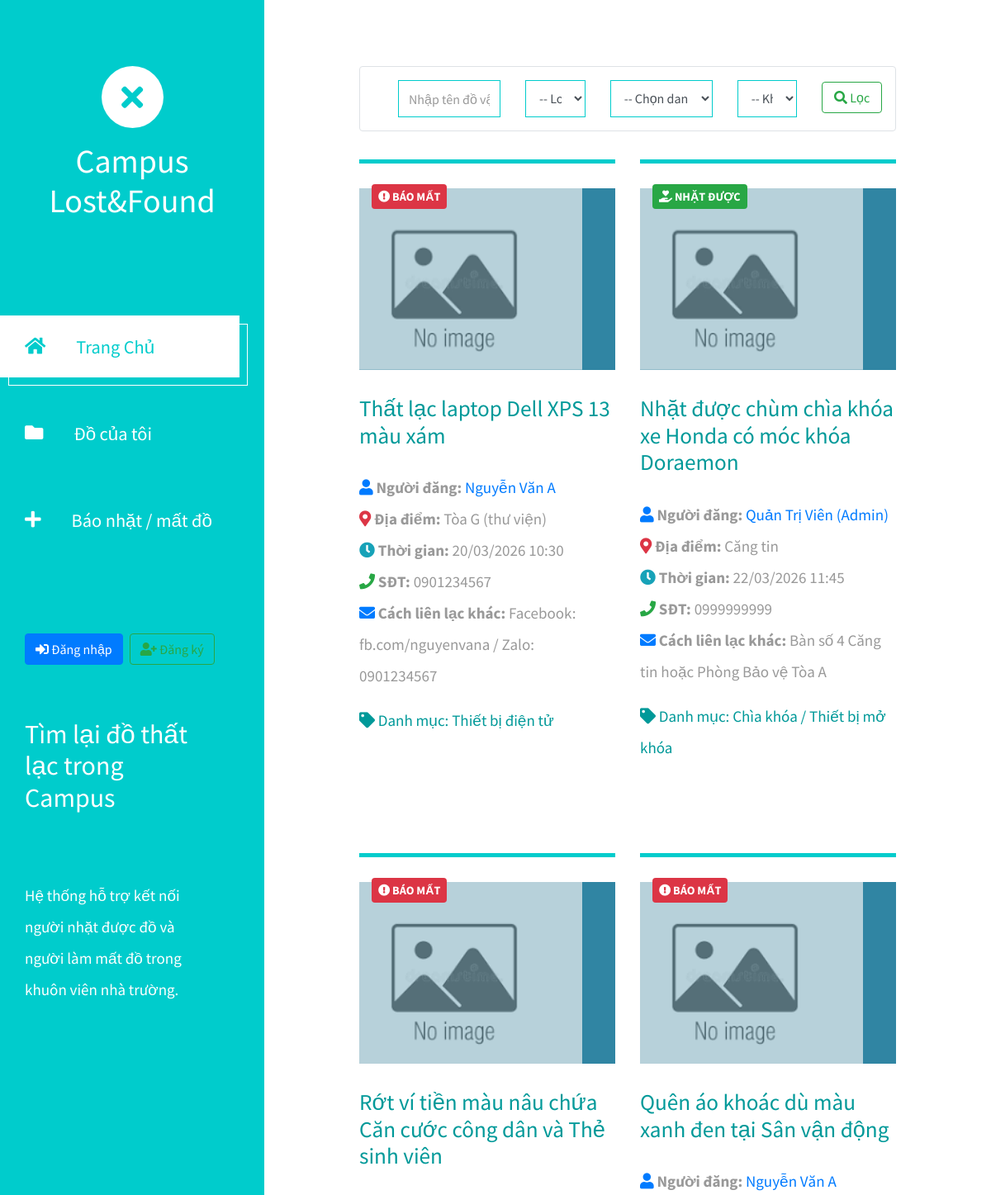
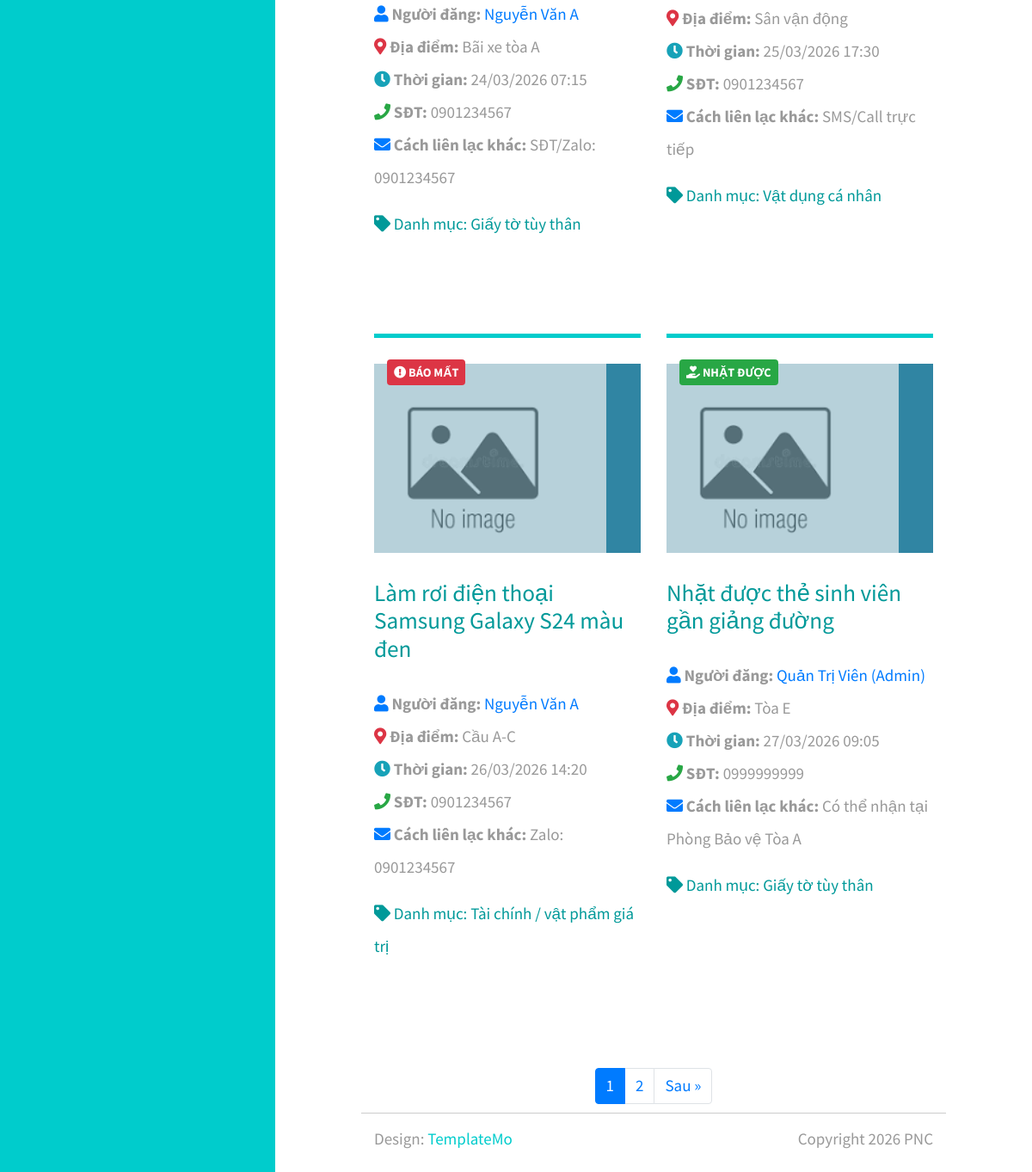
The page / on the database its author committed (2 pictures, top to bottom).
### tables this page shows
CREATE TABLE Items (
    item_id INT AUTO_INCREMENT PRIMARY KEY,
    user_id INT DEFAULT NULL,                        
    category_id INT DEFAULT NULL,                    
    location_id INT DEFAULT NULL,                    
    
    title VARCHAR(255) NOT NULL,
    description TEXT NOT NULL,
    type ENUM('LOST', 'FOUND') NOT NULL,             
    image_url VARCHAR(255) DEFAULT NULL,
    date_event DATETIME NOT NULL,                    
    
    contact_phone VARCHAR(20) NOT NULL,              
    alt_contact TEXT DEFAULT NULL,                   
    
    status ENUM('OPEN', 'RESOLVED', 'CLOSED') DEFAULT 'OPEN', 
     
     
     
    
    created_at TIMESTAMP DEFAULT CURRENT_TIMESTAMP,
    updated_at TIMESTAMP DEFAULT CURRENT_TIMESTAMP ON UPDATE CURRENT_TIMESTAMP,
    
     
    CONSTRAINT fk_items_users FOREIGN KEY (user_id) REFERENCES Users(user_id) ON DELETE SET NULL,
    CONSTRAINT fk_items_categories FOREIGN KEY (category_id) REFERENCES Categories(category_id) ON DELETE SET NULL,
    CONSTRAINT fk_items_locations FOREIGN KEY (location_id) REFERENCES Locations(location_id) ON DELETE SET NULL
);

CREATE TABLE Users (
    user_id INT AUTO_INCREMENT PRIMARY KEY,
    fullname VARCHAR(100) NOT NULL,
    email VARCHAR(100) NOT NULL UNIQUE,
    phone VARCHAR(20) NOT NULL,
    password VARCHAR(50) NOT NULL,
    role ENUM('STUDENT', 'ADMIN') DEFAULT 'STUDENT',
    created_at TIMESTAMP DEFAULT CURRENT_TIMESTAMP
);

CREATE TABLE Locations (
    location_id INT AUTO_INCREMENT PRIMARY KEY,
    location_name VARCHAR(100) NOT NULL
);

CREATE TABLE Categories (
    category_id INT AUTO_INCREMENT PRIMARY KEY,
    category_name VARCHAR(100) NOT NULL
);

### index.php (the view, shortened to what this page needs)
<?php
require_once 'db.php';
$limit = 6;
$page = isset($_GET['page']) && is_numeric($_GET['page']) ? intval($_GET['page']) : 1;
$offset = ($page - 1) * $limit;
$keyword = isset($_GET['keyword']) ? trim($_GET['keyword']) : '';
$conditions = ["Items.status = 'OPEN'"];
$params = [];
$types_str = "";
$whereClause = "WHERE " . implode(" AND ", $conditions);
$total_sql = "SELECT COUNT(*) AS total FROM Items $whereClause";
$stmt_total = $conn->prepare($total_sql);
$stmt_total->execute();
$total_result = $stmt_total->get_result();
$total_rows = $total_result->fetch_assoc()['total'];
$total_pages = ceil($total_rows / $limit);
$sql = "SELECT Items.*, Categories.category_name, Locations.location_name, Users.fullname
        FROM Items
        LEFT JOIN Categories ON Items.category_id = Categories.category_id
        LEFT JOIN Locations ON Items.location_id = Locations.location_id
        LEFT JOIN Users ON Items.user_id = Users.user_id
        $whereClause
        ORDER BY Items.created_at DESC
        LIMIT ? OFFSET ?";
$params_limit = $params;
$params_limit[] = $limit;
$params_limit[] = $offset;
$types_str_limit = $types_str . "ii";
$stmt = $conn->prepare($sql);
if (!empty($params_limit)) {
    $stmt->bind_param($types_str_limit, ...$params_limit);
}
$stmt->execute();
$result = $stmt->get_result();
$queryParams = $_GET;
unset($queryParams['page']);
$queryString = http_build_query($queryParams);
$queryString = $queryString ? '&' . $queryString : '';
?>
<!DOCTYPE html>
<html lang="en">
<head>
	<link rel="stylesheet" href="fontawesome/css/all.min.css">
    <link href="css/bootstrap.min.css" rel="stylesheet">
    <link href="css/templatemo-xtra-blog.css" rel="stylesheet">
    <link href="css/custom.css" rel="stylesheet">
</head>
<body>
	<header class="tm-header" id="tm-header">
        <div class="tm-header-wrapper">
            <div class="tm-site-header">
                <div class="mb-3 mx-auto tm-site-logo"><i class="fas fa-times fa-2x"></i></div>
                <h1 class="text-center">Campus Lost&Found</h1>
            </div>
            <nav class="tm-nav" id="tm-nav">
                <ul>
                    <li class="tm-nav-item active"><a href="index.php" class="tm-nav-link">
                        <i class="fas fa-home"></i>Trang Chủ</a></li>
                    <li class="tm-nav-item"><a href="itemself.php" class="tm-nav-link">
                        <i class="fas fa-folder"></i>Đồ của tôi</a></li>
                    <li class="tm-nav-item"><a href="itempost.php" class="tm-nav-link">
                        <i class="fas fa-plus"></i>Báo nhặt / mất đồ</a></li>
                </ul>
            </nav>
            <div class="tm-mb-65 user-auth-box">
                <?php if (isset($_SESSION['user_id'])): ?>
                    <div class="user-profile-info p-3 mb-2 bg-light rounded text-dark">
                        <div class="font-weight-bold" style="font-size: 1.1rem;">
                            <i class="fas fa-user-circle mr-1"></i> <?php echo htmlspecialchars($_SESSION['fullname'] ?? 'Thành viên'); ?>
                        </div>
                        <div class="text-muted small">
                            <i class="fas fa-envelope mr-1"></i> <?php echo htmlspecialchars($_SESSION['email'] ?? ''); ?>
                        </div>
                    </div>
                    <a href="logout.php" class="btn btn-outline-danger btn-block btn-sm">
                        <i class="fas fa-sign-out-alt"></i> Đăng xuất
                    </a>
                <?php else: ?>
                    <div class="d-flex flex-column flex-sm-row gap-2">
                        <a href="login.php" class="btn btn-primary mr-0 mr-sm-2 mb-2 mb-sm-0">
                            <i class="fas fa-sign-in-alt"></i> Đăng nhập
                        </a>
                        <a href="register.php" class="btn btn-outline-success">
                            <i class="fas fa-user-plus"></i> Đăng ký
                        </a>
                    </div>
                <?php endif; ?>
            </div>
            <h2 class="tm-mb-80 pr-5 text-white">
                Tìm lại đồ thất lạc trong Campus
            </h2>
            <p class="tm-mb-80 pr-5 text-white">Hệ thống hỗ trợ kết nối người nhặt được đồ và người làm mất đồ trong khuôn viên nhà trường.</p>
        </div>
    </header>
    <div class="container-fluid">
        <main class="tm-main">
            <div class="row tm-row mb-4">
                <div class="col-12">
                    <form method="GET" action="index.php" class="form-inline tm-search-form bg-white p-3 border rounded">
                        <div class="row w-100 g-2">
                            <div class="col-md-3">
                                <input class="form-control w-100" type="text" name="keyword" placeholder="Nhập tên đồ vật, đặc điểm..." value="<?php echo htmlspecialchars($keyword); ?>">
                            </div>
                            <div class="col-md-2">
                                <select name="type" class="form-control w-100">
                                    <option value="">-- Loại tin --</option>
                                </select>
                            </div>
                            <div class="col-md-3">
                                <select name="category_id" class="form-control w-100">
                                    <option value="">-- Chọn danh mục --</option>
                                </select>
                            </div>
                            <div class="col-md-2">
                                <select name="location_id" class="form-control w-100">
                                    <option value="">-- Khu vực --</option>
                                </select>
                            </div>
                            <div class="col-md-2">
                                <button class="btn btn-outline-success w-100" type="submit">
                                    <i class="fas fa-search"></i> Lọc
                                </button>
                            </div>
                        </div>
                    </form>
                </div>
            </div>
            <div class="row tm-row">
                <?php if ($result && $result->num_rows > 0): ?>
                    <?php while($row = $result->fetch_assoc()): ?>
                        <article class="col-12 col-md-6 tm-post">
                            <hr class="tm-hr-primary">
                            <a href="about-post.php?id=<?php echo $row['item_id']; ?>" class="effect-lily tm-post-link tm-pt-20">
                                <div class="tm-post-link-inner">
                                    <img src="<?php echo !empty($row['image_url']) ? $row['image_url'] : 'img/default.png'; ?>" alt="Image" class="img-fluid" style="height: 220px; width: 100%; object-fit: cover;">
                                </div>
                                <?php if($row['type'] == 'LOST'): ?>
                                    <span class="badge badge-danger p-2 style-badge" style="position: absolute; top: 15px; left: 15px;">
                                        <i class="fas fa-exclamation-circle"></i> BÁO MẤT
                                    </span>
                                <?php else: ?>
                                    <span class="badge badge-success p-2 style-badge" style="position: absolute; top: 15px; left: 15px;">
                                        <i class="fas fa-hand-holding-heart"></i> NHẶT ĐƯỢC
                                    </span>
                                <?php endif; ?>
                                <h2 class="tm-pt-30 tm-color-primary tm-post-title"><?php echo htmlspecialchars($row['title']); ?></h2>
                            </a>
                            <p class="tm-pt-20">
                                <strong><i class="fas fa-user text-primary"></i> Người đăng:</strong> <a href="about-user.php?id=<?php echo $row['user_id']; ?>"><?php echo htmlspecialchars($row['fullname'] ?? 'Thành viên'); ?></a><br>
                                <strong><i class="fas fa-map-marker-alt text-danger"></i> Địa điểm:</strong> <?php echo htmlspecialchars($row['location_name'] ?? 'Khác'); ?><br>
                                <strong><i class="fas fa-clock text-info"></i> Thời gian:</strong> <?php echo date('d/m/Y H:i', strtotime($row['date_event'])); ?><br>
                                <strong><i class="fas fa-phone text-success"></i> SĐT:</strong> <?php echo htmlspecialchars($row['contact_phone']); ?><br>
                                <strong><i class="fas fa-envelope text-primary"></i> Cách liên lạc khác:</strong> <?php echo htmlspecialchars($row['alt_contact']); ?>
                            </p>
                            <div class="d-flex justify-content-between tm-pt-10 mb-4">
                                <span class="tm-color-primary"><i class="fas fa-tag"></i> Danh mục: <?php echo htmlspecialchars($row['category_name'] ?? 'Khác'); ?></span>
                            </div>
                        </article>
                    <?php endwhile; ?>
                <?php else: ?>
                    <div class="col-12 text-center py-5">
                        <h4>Chưa có bài đăng nào trong hệ thống!</h4>
                    </div>
                <?php endif; ?>
            </div>
            <?php if ($total_pages > 1): ?>
            <div class="row tm-row mt-4">
                <div class="col-12 d-flex justify-content-center">
                    <nav aria-label="Page navigation">
                        <ul class="pagination">
                            <?php for ($i = 1; $i <= $total_pages; $i++): ?>
                                <li class="page-item <?php echo ($i == $page) ? 'active' : ''; ?>">
                                    <a class="page-link" href="index.php?page=<?php echo $i; ?><?php echo $queryString; ?>"><?php echo $i; ?></a>
                                </li>
                            <?php endfor; ?>
                            <?php if ($page < $total_pages): ?>
                                <li class="page-item">
                                    <a class="page-link" href="index.php?page=<?php echo $page + 1; ?><?php echo $queryString; ?>">Sau &raquo;</a>
                                </li>
                            <?php endif; ?>
                        </ul>
                    </nav>
                </div>
            </div>
            <?php endif; ?>
            <footer class="row tm-row">
                <hr class="col-12">
                <div class="col-md-6 col-12 tm-color-gray">
                    Design: <a rel="nofollow" target="_parent" href="https://templatemo.com" class="tm-external-link">TemplateMo</a>
                </div>
                <div class="col-md-6 col-12 tm-color-gray tm-copyright">
                    Copyright 2026 PNC
                </div>
            </footer>
        </main>
    </div>
</body>
</html>

### rows shown on the page
items: type "LOST" (drawn), title "Thất lạc laptop Dell XPS 13 màu xám", user.fullname "Nguyễn Văn A", location.location_name "Tòa G (thư viện)", date_event "20/03/2026 10:30", contact_phone "0901234567", alt_contact "Facebook: fb.com/nguyenvana / Zalo: 0901234567", category.category_name "Thiết bị điện tử"
items: type "FOUND" (drawn), title "Nhặt được chùm chìa khóa xe Honda có móc khóa Doraemon", user.fullname "Quản Trị Viên (Admin)", location.location_name "Căng tin", date_event "22/03/2026 11:45", contact_phone "0999999999", alt_contact "Bàn số 4 Căng tin hoặc Phòng Bảo vệ Tòa A", category.category_name "Chìa khóa / Thiết bị mở khóa"
items: type "LOST" (drawn), title "Rớt ví tiền màu nâu chứa Căn cước công dân và Thẻ sinh viên", user.fullname "Nguyễn Văn A", location.location_name "Bãi xe tòa A", date_event "24/03/2026 07:15", contact_phone "0901234567", alt_contact "SĐT/Zalo: 0901234567", category.category_name "Giấy tờ tùy thân"
items: type "LOST" (drawn), title "Quên áo khoác dù màu xanh đen tại Sân vận động", user.fullname "Nguyễn Văn A", location.location_name "Sân vận động", date_event "25/03/2026 17:30", contact_phone "0901234567", alt_contact "SMS/Call trực tiếp", category.category_name "Vật dụng cá nhân"
items: type "LOST" (drawn), title "Làm rơi điện thoại Samsung Galaxy S24 màu đen", user.fullname "Nguyễn Văn A", location.location_name "Cầu A-C", date_event "26/03/2026 14:20", contact_phone "0901234567", alt_contact "Zalo: 0901234567", category.category_name "Tài chính / vật phẩm giá trị"
items: type "FOUND" (drawn), title "Nhặt được thẻ sinh viên gần giảng đường", user.fullname "Quản Trị Viên (Admin)", location.location_name "Tòa E", date_event "27/03/2026 09:05", contact_phone "0999999999", alt_contact "Có thể nhận tại Phòng Bảo vệ Tòa A", category.category_name "Giấy tờ tùy thân"
